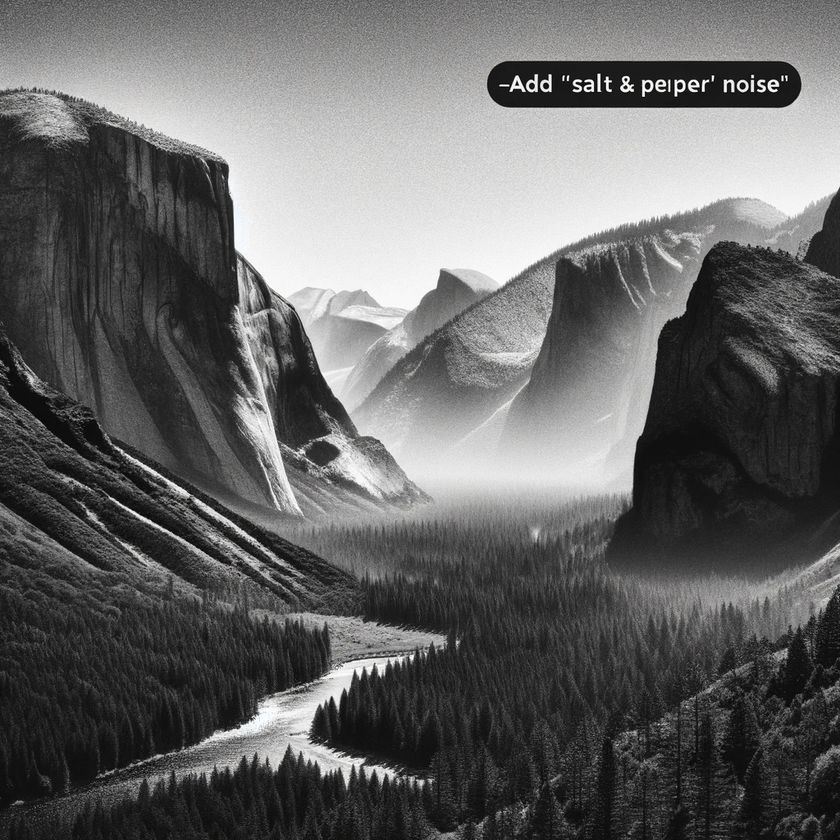
#> input picture Salt and Pepper/image_1.png, 840 x 840 px, shrunk from 1024 x 1024 before the run, found by its file name
$ python salt_and_pepper_noise.py
#> lines starting #> are read from the running program, lines starting #| are printed output that depends on the picture
import numpy as np
import cv2
import matplotlib.pyplot as plt

def add_salt_and_pepper_noise(image, amount, pepper_fraction):
#> called with amount = 0.002, pepper_fraction = 0.5
    noisy_image = np.copy(image)

    num_salt = np.ceil(amount * image.size * (1.0 - pepper_fraction)).astype(int)
#> num_salt = 706
    num_pepper = np.ceil(amount * image.size * pepper_fraction).astype(int)
#> num_pepper = 706

    # Salt noise (white pixels)
    salt_coords = [np.random.randint(0, i - 1, num_salt) for i in image.shape]
    noisy_image[tuple(salt_coords)] = 255
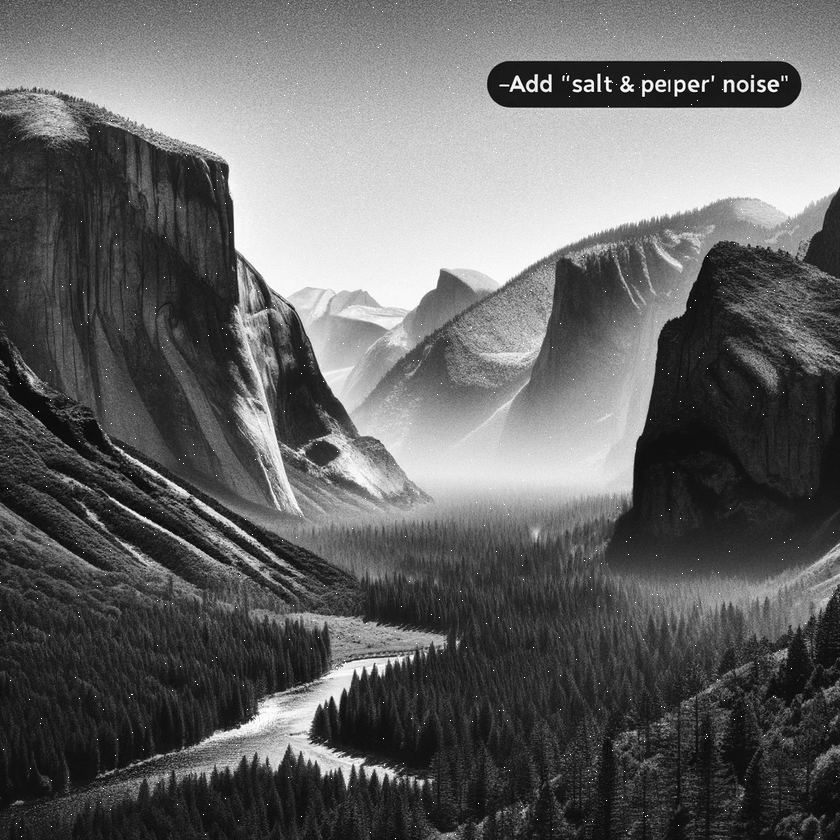
#> noisy_image: shape (840, 840); min 0, max 255, mean 101.3
    salt_coords = list(zip(salt_coords[0], salt_coords[1]))

    # Pepper noise (black pixels)
    pepper_coords = [np.random.randint(0, i - 1, num_pepper) for i in image.shape]
    pepper_coords = list(zip(pepper_coords[0], pepper_coords[1]))

    return noisy_image, salt_coords, pepper_coords

def enlarge_points(image, coords, color):
    for x, y in coords:
        max_x, max_y = image.shape
        # Check and change the surrounding pixels
        for dx in [-1, 0, 1]:
            for dy in [-1, 0, 1]:
                new_x, new_y = x + dx, y + dy
                if 0 <= new_x < max_x and 0 <= new_y < max_y:
                    image[new_x, new_y] = color
    return image

# Load an example image in grayscale
image_path = './Salt and pepper/image_1.png'
image = cv2.imread(image_path, cv2.IMREAD_GRAYSCALE)

# Add salt and pepper noise to the image
amount_of_noise = 0.002  # 0.5% of the pixels will be noisy
pepper_fraction = 0.5  # Fraction of noise that is pepper
noisy_image, salt_coords, pepper_coords = add_salt_and_pepper_noise(image, amount_of_noise, pepper_fraction)
#> salt_coords = 706 pairs, first value 0 to 838, second value 0 to 836; pepper_coords = 706 pairs, first value 2 to 836, second value 0 to 838

# Enlarge salt and pepper points
noisy_image = enlarge_points(noisy_image, pepper_coords, 0)  # For pepper, color is black (0)
#> the loop in enlarge_points, `for x, y in coords:` made 706 passes
#> (x, y) on passes 1 to 3: (228, 432), (56, 393), (277, 540)
noisy_image = enlarge_points(noisy_image, salt_coords, 255)  # For salt, color is white (255)
#> call 2 of enlarge_points, with color = 255
#> the loop in enlarge_points (call 2), `for x, y in coords:` made 706 passes
#> (x, y) on passes 1 to 3: (684, 197), (559, 698), (629, 17)
#> after the loop in enlarge_points (call 2), `for x, y in coords:`:
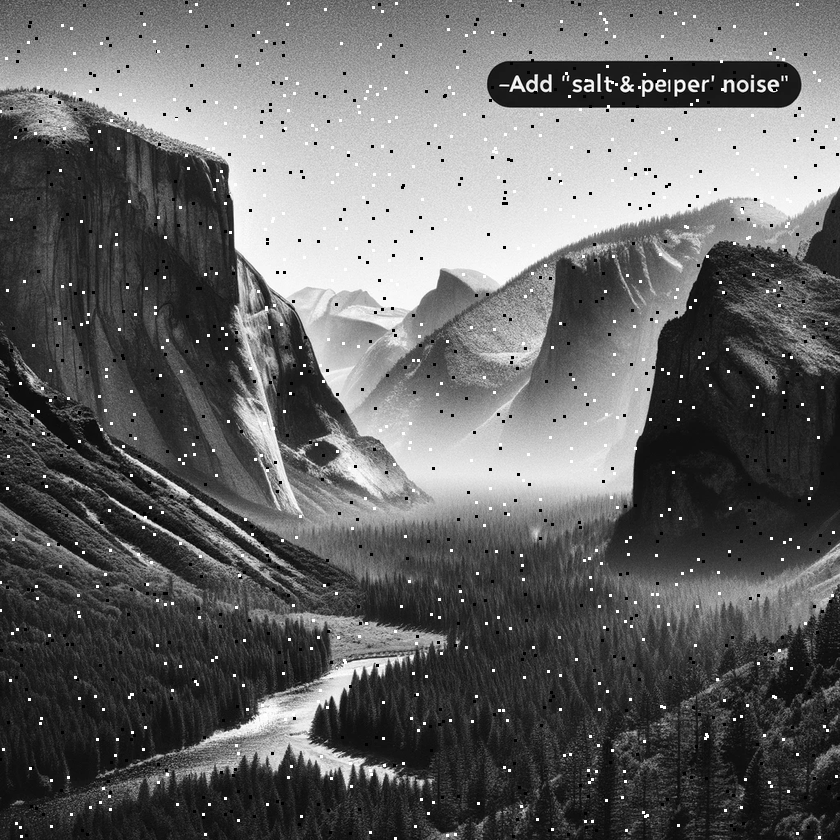
#> image: shape (840, 840); min 0, max 255, mean 101.6

# Save the image
#cv2.imwrite('filtered_image.png', noisy_image)

# Display the images
plt.figure(figsize=(15, 5))
plt.subplot(131), plt.imshow(image, cmap='gray'), plt.title('Original Image'), plt.axis('off')
plt.subplot(132), plt.imshow(noisy_image, cmap='gray'), plt.title('Noisy Image'), plt.axis('off')
plt.show()
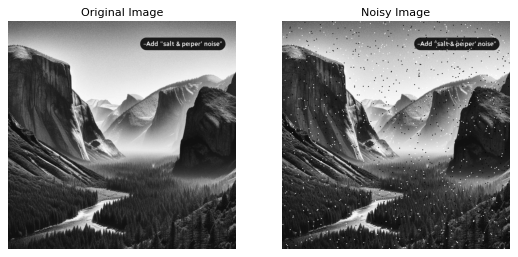
#> figure drawn by matplotlib, 2 panels
